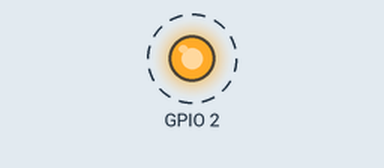
Recording of a sketch running on a simulated ESP32. Shown: output pins drawn as LEDs (lit = HIGH). Dashed ring = blinking. EEPROM starts erased; what the sketch prints to the serial monitor is not drawn. At 12.0 s the program puts the board to deep sleep or switches it off; the recording ends there.

Above: at 0.5 s.
Timing chart, 0 to 4.6 s (numbered marks = the images above):
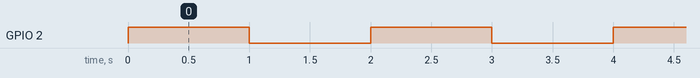

Measured:
- by itself, GPIO 2: alternates HIGH for 1.0 s and LOW for 1.0 s

The sketch:

long-sleep.ino
```cpp
#include <EEPROM.h>

const int sleepTime = 1200;  // 1200 seconds = 20 minutes

#define FINAL_SLEEP_INTERVAL 6  // 6 * sleepTime = 6 hours
#define CURRENT_SLEEP_INTERVAL_ADDR 30  // Store sleep interval
#define CURRENT_SLEEP_INTERVAL EEPROM.read(CURRENT_SLEEP_INTERVAL_ADDR)

void setup() {
  EEPROM.begin(512);
  Serial.begin(115200);
  pinMode(2, OUTPUT);
  Serial.println("[INFO] Wake up!");

  if (CURRENT_SLEEP_INTERVAL == FINAL_SLEEP_INTERVAL) {
    blink(5);
    resetSleepInterval();
    doSomething();
    goToSleep();
  } else {
    blink(5);
    increaseSleepInterval();
    goToSleep();
  }
}

void blink(int times) {
  for (int i=0; i <= times; i++) {
    digitalWrite(2, HIGH);
    delay(1000);

    digitalWrite(2, LOW);
    delay(1000);
  }
}
void loop() {}

void doSomething() {
  Serial.println("[INFO] Hey do something finally :)");
}

void goToSleep() {
  ESP.deepSleep(sleepTime * 1000000);
}

void resetSleepInterval() {
  EEPROM.write(CURRENT_SLEEP_INTERVAL_ADDR, 1);
  EEPROM.commit();
}

void increaseSleepInterval() {
  EEPROM.write(CURRENT_SLEEP_INTERVAL_ADDR, CURRENT_SLEEP_INTERVAL + 1);
  EEPROM.commit();
}
```
